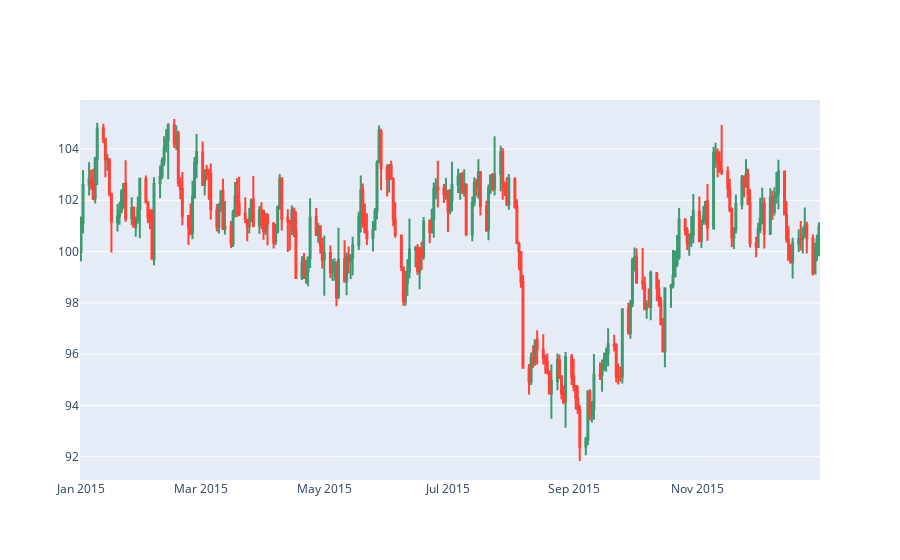

Here is the notebook cell this chart was saved with:
### Markdown cell above
7.3.2 캔들 차트 생성 라이브러리

### Code cell
# plotly 라이브러리 설치 필요
# plotly의 캔들차트 기능 이용

# plotly 모듈 임포트
from plotly.offline import init_notebook_mode, iplot
from plotly import figure_factory as FF

# 주피터 노트북용 설정
init_notebook_mode(connected = True)

# 캔들 차트 설정
fig = FF.create_candlestick(df.open, df.high, df.low, df.close, dates = df.index)
iplot(fig)

### Figure 1 — Plotly figure (JSON) as saved in the notebook; plotly's stock layout.template omitted (floating-point values rounded to 4 significant figures; data arrays with more than 128 entries replaced by an {"elided": "..."} marker saying what was removed)
{"data": [{"showlegend": false, "name": "Increasing", "fillcolor": "#3D9970", "y": {"elided": "786 float values"}, "x": {"elided": "786 str values"}, "line": {"color": "#3D9970"}, "whiskerwidth": 0, "type": "box", "boxpoints": false}, {"showlegend": false, "name": "Decreasing", "fillcolor": "#FF4136", "y": {"elided": "780 float values"}, "x": {"elided": "780 str values"}, "line": {"color": "#FF4136"}, "whiskerwidth": 0, "type": "box", "boxpoints": false}], "layout": {}}
